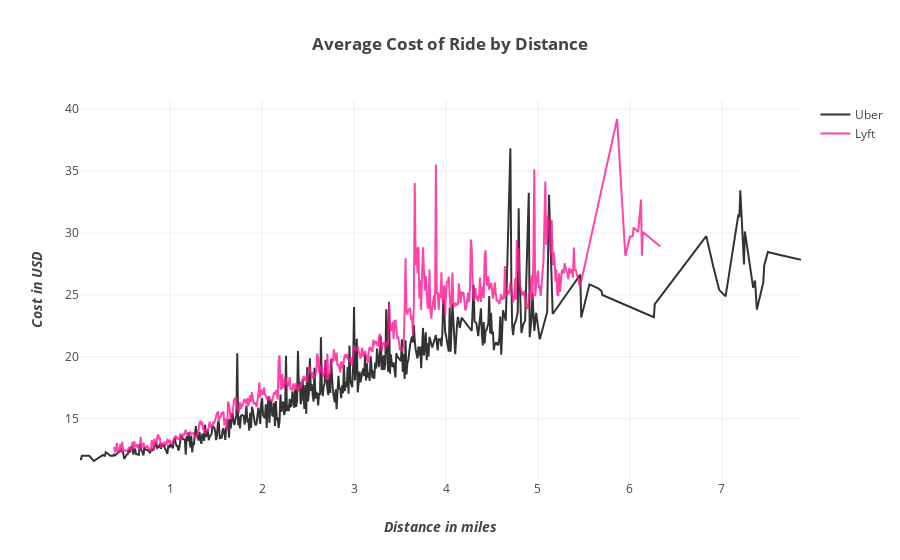

The notebook cell this image was saved under:
### Markdown cell above
### Distance vs Price

### Code cell
x=uber_df.groupby(by='distance')['price'].mean().index.values
y=uber_df.groupby(by='distance')['price'].mean().values
name='Uber'
color='black'
opacity=0.8
trace4a = plot_line_chart(x, y, color, name, opacity)

x=lyft_df.groupby(by='distance')['price'].mean().index.values
y=lyft_df.groupby(by='distance')['price'].mean().values
name='Lyft'
color='deeppink'
opacity=0.8
trace4b = plot_line_chart(x, y, color, name, opacity)

layout = layout_details('<b>Average Cost of Ride by Distance</b>', '<b><i>Distance in miles</i></b>', 
                        '<b><i>Cost in USD</i></b>')
display_trace([trace4a, trace4b], layout)

### Figure 1 — Plotly figure (JSON) as saved in the notebook; plotly's stock layout.template omitted (floating-point values rounded to 4 significant figures; data arrays with more than 128 entries replaced by an {"elided": "..."} marker saying what was removed)
{"data": [{"marker": {"color": "black"}, "name": "Uber", "opacity": 0.8, "type": "scatter", "uid": "350a4929-315a-4648-8267-d57b903b0ceb", "x": {"elided": "422 float values"}, "y": {"elided": "422 float values"}}, {"marker": {"color": "deeppink"}, "name": "Lyft", "opacity": 0.8, "type": "scatter", "uid": "fc28f474-20ba-400f-9fc9-0d69f0db0d2a", "x": {"elided": "513 float values"}, "y": {"elided": "513 float values"}}], "layout": {"title": {"text": "<b>Average Cost of Ride by Distance</b>"}, "xaxis": {"title": {"text": "<b><i>Distance in miles</i></b>"}}, "yaxis": {"title": {"text": "<b><i>Cost in USD</i></b>"}}}}
